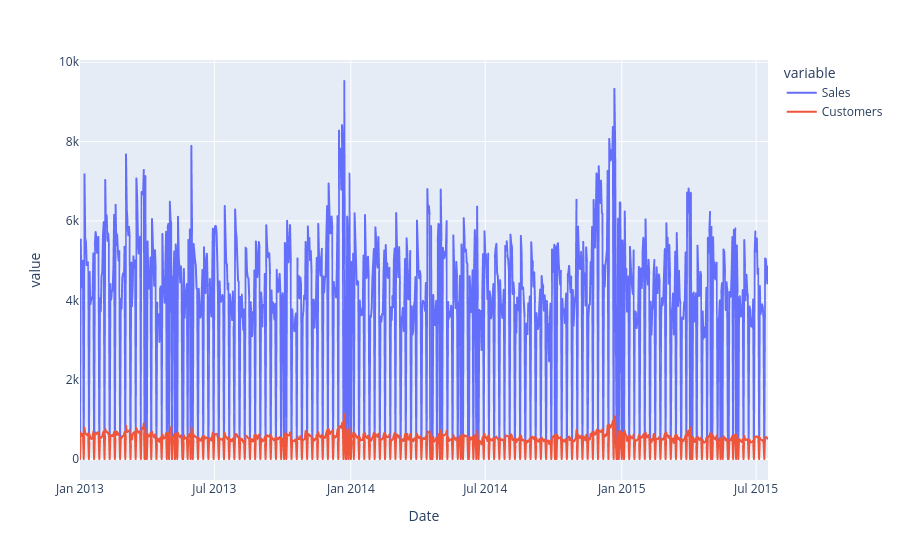

Notebook source saved alongside this figure:
### Code cell
px.line(data_frame=data, x="Date", y=["Sales", "Customers"])

### Figure 1 — Plotly figure (JSON) as saved in the notebook; plotly's stock layout.template omitted (floating-point values rounded to 4 significant figures; data arrays with more than 128 entries replaced by an {"elided": "..."} marker saying what was removed)
{"data": [{"hovertemplate": "variable=Sales<br>Date=%{x}<br>value=%{y}<extra></extra>", "legendgroup": "Sales", "line": {"color": "#636efa", "dash": "solid"}, "marker": {"symbol": "circle"}, "mode": "lines", "name": "Sales", "showlegend": true, "type": "scattergl", "x": {"elided": "928 str values"}, "xaxis": "x", "y": {"elided": "928 int values"}, "yaxis": "y"}, {"hovertemplate": "variable=Customers<br>Date=%{x}<br>value=%{y}<extra></extra>", "legendgroup": "Customers", "line": {"color": "#EF553B", "dash": "solid"}, "marker": {"symbol": "circle"}, "mode": "lines", "name": "Customers", "showlegend": true, "type": "scattergl", "x": {"elided": "928 str values"}, "xaxis": "x", "y": {"elided": "928 int values"}, "yaxis": "y"}], "layout": {"legend": {"title": {"text": "variable"}, "tracegroupgap": 0}, "margin": {"t": 60}, "xaxis": {"anchor": "y", "domain": [0, 1], "title": {"text": "Date"}}, "yaxis": {"anchor": "x", "domain": [0, 1], "title": {"text": "value"}}}}
